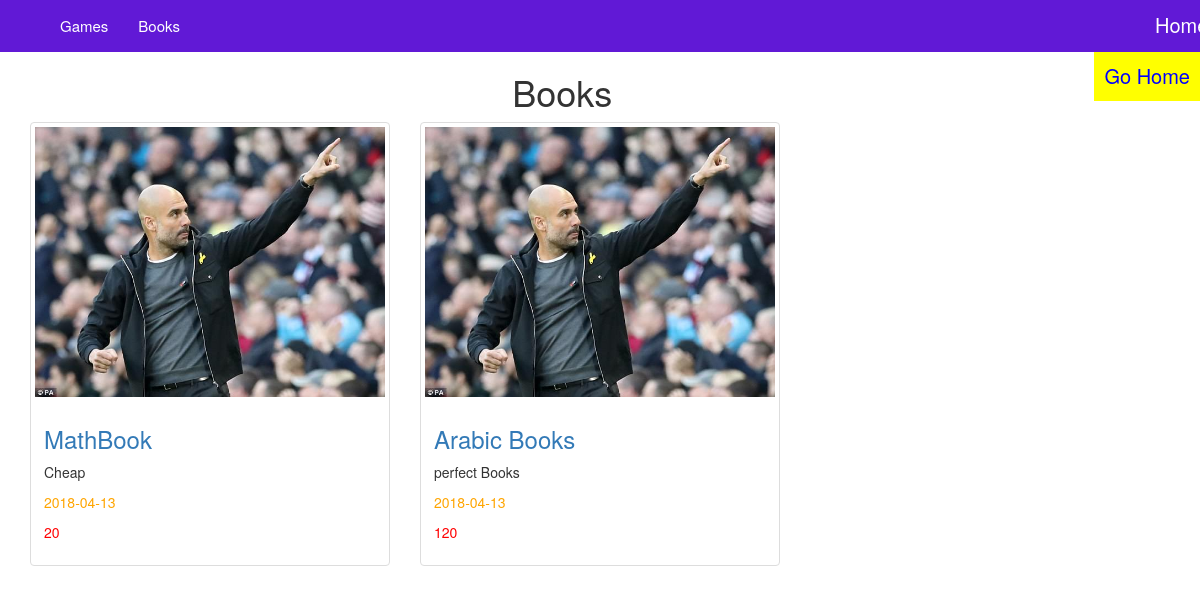
The page /category.php?pageid=23 on the database its author committed.
### tables this page shows
CREATE TABLE `categories` (
  `ID` int(11) NOT NULL,
  `Name` varchar(255) NOT NULL,
  `Description` text NOT NULL,
  `parent` int(11) NOT NULL,
  `Ordering` int(11) DEFAULT NULL,
  `Visibility` tinyint(4) NOT NULL DEFAULT '0',
  `Allow_Comment` tinyint(4) NOT NULL DEFAULT '0',
  `Allow_Ads` tinyint(4) NOT NULL DEFAULT '0'
);

CREATE TABLE `items` (
  `Item_ID` int(11) NOT NULL,
  `Name` varchar(255) NOT NULL,
  `Description` text NOT NULL,
  `Price` varchar(255) NOT NULL,
  `Add_Date` date NOT NULL,
  `Country_Made` varchar(255) NOT NULL,
  `Image` varchar(255) NOT NULL,
  `Status` varchar(255) NOT NULL,
  `Rating` smallint(6) NOT NULL,
  `Approve` tinyint(4) NOT NULL DEFAULT '0',
  `Cat_ID` int(11) NOT NULL,
  `Member_ID` int(11) NOT NULL,
  `Tag` varchar(255) NOT NULL
);

### includes/functions/functions.php (called while the page is built, shortened)
<?php
function getCat(){
	global $con;
	$getCat = $con->prepare("SELECT * FROM categories WHERE parent = 0  ORDER BY ID ASC ");
	$getCat->execute();
	$cats = $getCat->fetchAll();
	return $cats;
}
function getItems($where , $value, $approve = Null ){
	global $con;
	if ($approve == Null) {
		$sql = 'AND approve = 1';
	}else{
		$sql = Null;
	}
	$getItems = $con->prepare("SELECT * FROM items WHERE $where = ? $sql
	  ORDER BY Item_ID DESC ");
	$getItems->execute(array($value));
	$items = $getItems->fetchAll();
	return $items;
}
?>

### category.php (the view)
 <?php
include 'init.php';?>
<?php
	$cat_id = isset($_GET['pageid'])? $_GET['pageid'] : true;
	$stmt = $con->prepare("SELECT * FROM categories WHERE ID=$cat_id;");
	$stmt->execute();
	$cat = $stmt->fetch();
?>
<div class="container">
	<h1 class="text-center"><?php echo $cat['Name'] ?></h1>
	<div class="row">
<?php
if (isset($_GET['pageid'])) {
	foreach (getItems('Cat_ID', $_GET['pageid']) as $item) {
		echo "<div class='col-sm-6 col-md-4'>";
			echo '<div class="thumbnail">';
			echo "<img src='img/ed.jpg' alt= ' ' >";
				echo "<div class='caption'>";
				echo '<h3><a href="items.php?itemid=' . $item['Item_ID'] . '">' . $item['Name']	. '</a></h3>';
				echo ' <p>' . $item['Description'] . '</p>';
				echo ' <p style="color:orange">' . $item['Add_Date'] . '</p>';
				echo ' <p style="color:red">' . $item['Price'] . '</p>';
				echo"</div>";
				echo"</div>";
				echo"</div>";
}
	}else{
	echo "You Didnt spicify Page ID";
	}
?>
</div>
</div>
<?php
include $tpl . "footer.php";
?>

### includes/temps/navbar.php
<nav class="navbar navbar-inverse">
  <div class="container">
    <div class="collapse navbar-collapse" id="bs-example-navbar-collapse-1" style=" font-size: 15px">
              <ul class="nav navbar-nav navbar-left">
		    <?php
		$categories = getCat();
		foreach ($categories as $cat ) {
		echo
		'<li>
		<a href="category.php?pageid=' . $cat['ID'] . ' ">
		'. $cat['Name'] . '
		</a>
		</li>';
		}
		?>
</ul>
  <div class="pull-right" >
  	<a href="index.php" style="color: white; font-size: 20px; position: absolute;top: 10px">Home</a>
  </div>
</div>
  </div>
</nav>
	<?php
	if(isset($_SESSION['user'])){?>
	<div class="btn-group" style="margin-left: 550px" >
		<img class="img-circle pull-right" src="img/ed.jpg" width="8%" />
		<span style="font-size: 20px; color: black; padding: 5px" class="btn dropdown-toggle pull-right" data-toggle='dropdown'>
			<?php echo $_SESSION['user'] ?>
			<span class="caret"></span>
		</span>
			<ul class="dropdown-menu pull-right">
				<li><a href="profile.php">My Profile</a></li>
				<li><a href="newads.php">Create Ad</a></li>
				<li><a href="profile.php#my-ads">My Items</a></li>
				<li><a href="logout.php">Log OUt</a></li>
			</ul>
	</div>
		<?php
	}else{
	?>
		<a href="index.php">
			<span class="pull-right log">Go Home</span>
</a>
<?php } ?>

### layouts/css/file.css (style rules this page uses)
body { background-color: # ; }
.navbar { margin-bottom: 0; background-color: #6119d6; border: 1px solid #6119d6; border-radius: 0px; }
.navbar-inverse .navbar-nav>li>a { color: white; }
.log { padding: 10px; font-size: 20px; color: blue; background-color: yellow }

### rows shown on the page
categories: Name "Games"
categories: Name "Books"
items: Name "MathBook", Description "Cheap", Add_Date "2018-04-13", Price "20"
items: Name "Arabic Books", Description "perfect Books", Add_Date "2018-04-13", Price "120"
